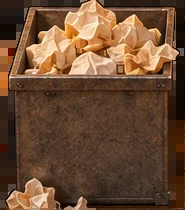
#> input picture web/art/factory/forge/ui/spitwad/occ-bin.webp, 185 x 210 px
$ python -i cut_layers.py   (imports and definitions only)
#> lines starting #> are read from the running program, lines starting #| are printed output that depends on the picture; after the words box and inside, x2 and y2 are one past the last pixel; in counts of white or black regions, pixels touching at a corner belong together
"""Spit-Wad Sniper art: cut the hiding-spot occluders out of the plate, clean the Plank faces, write the game files.

  python3 cut_layers.py            -> web/art/factory/forge/ui/spitwad/ (hall.webp, occ-*.webp, plank-*.webp, scene.json)
  python3 cut_layers.py --preview  -> also preview-*.png here: every spot with Plank fully out (check before shipping)
  python3 cut_layers.py --only a,b -> rebuild only those cut-outs (the rest keep their files; grabCut varies run to run)
  python3 cut_layers.py --check    -> only the hit check: at every spot, is at least 95% of the Plank you can see
                                      hittable with a shot in the green notch? (also run after every build)

Needs opencv-python-headless and Pillow. Inputs (this folder): hall-master.png, spots.json, plank-*-raw.png (ChatGPT
faces on a black background, the same body and position as plank-master-raw.png)."""
import glob, json, os, sys
import cv2, numpy as np
from PIL import Image, ImageOps

HERE = os.path.dirname(os.path.abspath(__file__))
OUT = os.path.join(HERE, '..', 'factory', 'forge', 'ui', 'spitwad')
F = 768 / np.tan(np.radians(25))  # the plate's camera: 1536 px tall, 50 degree vertical field of view
PLANK_BOX = None                   # the master's box: every face is cropped to it, so they swap pixel for pixel

# [45 lines left out: functions grab, poly_mask, poly_box, cut, not called in this run]

def clean_plank(path):
  """A face on a black background -> RGBA: the plank's fill, its holes filled, grown back over the black outline."""
#> called with path = '../factory/forge/ui/spitwad/occ-bin.webp'
  im = cv2.imread(path); hsv = cv2.cvtColor(im, cv2.COLOR_BGR2HSV)
#> in clean_plank, im is the input picture: shape (210, 185, 3); mean B, G, R 51.7, 75.2, 106.9
#> after `hsv = cv2.cvtColor(im, cv2.COLOR_BGR2HSV)`: hsv: shape (210, 185, 3); mean H, S, V 12.4, 141.1, 106.9
  fill = ((hsv[:, :, 2] > 90) & (hsv[:, :, 1] > 40)).astype(np.uint8) * 255
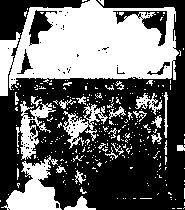
#> fill: shape (210, 185); 41.1% white; 318 white regions (288 under 20 px), largest, box (x1, y1, x2, y2) and area: (0, 0, 179, 96) 10563, (1, 155, 62, 210) 1553, (16, 101, 56, 160) 847
  n, lab, st, _ = cv2.connectedComponentsWithStats(fill); big = st[1:, cv2.CC_STAT_AREA].max()
#> after `n, lab, st, _ = cv2.connectedComponentsWithStats(fill)`:
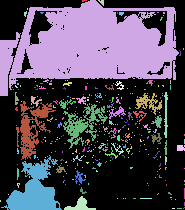
#> lab: shape (210, 185) int32; 319 distinct labels, from 0 to 318; one colour per label, 0 black
#> after `n, lab, st, _ = cv2.connectedComponentsWithStats(fill)`: n = 319; st = 319 rows, first 6: [0, 0, 185, 210, 22900], [82, 0, 5, 2, 7], [0, 0, 179, 96, 10563], [98, 0, 6, 6, 20], [27, 8, 1, 2, 2], [24, 11, 3, 6, 12]
#> after `big = st[1:, cv2.CC_STAT_AREA].max()`: big = 10563
  body = np.isin(lab, [i for i in range(1, n) if st[i, cv2.CC_STAT_AREA] > 0.01 * big]).astype(np.uint8) * 255
  body = cv2.morphologyEx(body, cv2.MORPH_CLOSE, cv2.getStructuringElement(cv2.MORPH_ELLIPSE, (31, 31)))
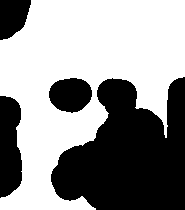
#> body: shape (210, 185); 57.9% white; 4 black regions
  cnts, _ = cv2.findContours(body, cv2.RETR_EXTERNAL, cv2.CHAIN_APPROX_NONE); solid = np.zeros_like(body); cv2.drawContours(solid, cnts, -1, 255, -1)
#> after `cnts, _ = cv2.findContours(body, cv2.RETR_EXTERNAL, cv2.CHAIN_APPROX_N`: cnts = 1 contour; box (x1, y1, x2, y2) and area: (0, 0, 185, 210) 23220
#> after `cv2.drawContours(solid, cnts, -1, 255, -1)`:
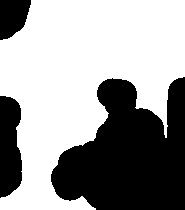
#> solid: shape (210, 185); 60.9% white; 3 black regions, box (x1, y1, x2, y2) and area: (51, 77, 185, 210) 12340, (0, 96, 22, 198) 1888, (0, 0, 31, 40) 949
  grown = cv2.dilate(solid, cv2.getStructuringElement(cv2.MORPH_ELLIPSE, (25, 25)))
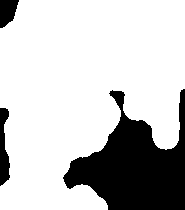
#> grown: shape (210, 185); 77.3% white; 3 black regions, box (x1, y1, x2, y2) and area: (63, 89, 185, 210) 7897, (0, 108, 10, 186) 534, (0, 0, 19, 28) 385
  alpha = np.where(solid > 0, 255, np.where((grown > 0) & (hsv[:, :, 2] < 60), 255, 0)).astype(np.uint8)
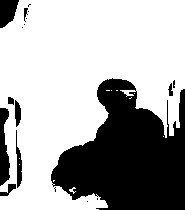
#> alpha: shape (210, 185); 67.2% white; 18 black regions (9 under 20 px), largest, box (x1, y1, x2, y2) and area: (51, 78, 185, 210) 11269, (0, 108, 10, 186) 545, (0, 0, 19, 28) 385
  alpha = cv2.GaussianBlur(cv2.morphologyEx(alpha, cv2.MORPH_OPEN, np.ones((3, 3), np.uint8)), (3, 3), 0)
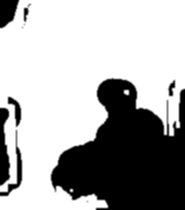
#> alpha: shape (210, 185); min 0, max 255, mean 170.6
  rgba = cv2.cvtColor(im, cv2.COLOR_BGR2BGRA); rgba[:, :, 3] = alpha
  return rgba, cv2.boundingRect((alpha > 20).astype(np.uint8))

# [7 lines left out: function plank_rect, not called in this run]

# ---------- --check: is every bit of Plank you can see hittable? A port of spitwad.js's flight and hit test.
# For each spot, with Plank fully out, every visible pixel (a 2 px grid) is shot at with the breath in the green notch;
# the shot must hit him. An occluder only counts when the game draws it over him (his spot's own cut-outs, or a nearer
# one his box overlaps), the same rule spitwad.js uses to draw and to test. Fails under 95% at any spot.
CHECK_MIN = 95.0
# [146 lines left out: functions check, main, preview, not called in this run]

# [1 line not run here, left out]

>>> result = clean_plank('../factory/forge/ui/spitwad/occ-bin.webp')

$ run again, on web/art/factory/forge/ui/spitwad/occ-pipe.webp
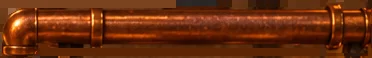
#> input picture web/art/factory/forge/ui/spitwad/occ-pipe.webp, 372 x 58 px
#> in clean_plank, im is the input picture: shape (58, 372, 3); mean B, G, R 14.3, 45, 105.8
#> hsv: shape (58, 372, 3); mean H, S, V 10.2, 224.8, 105.8
#> fill: shape (58, 372); 67.7% white; 51 black regions (27 under 20 px), largest, box (x1, y1, x2, y2) and area: (19, 8, 372, 58) 4508, (161, 0, 232, 10) 588, (247, 0, 288, 11) 403
#> in clean_plank, `n, lab, st, _ = cv2.connectedComponentsWithStats(fill)`:
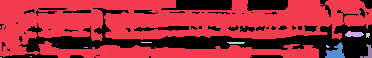
#> lab: shape (58, 372) int32; 13 distinct labels, from 0 to 12; one colour per label, 0 black
#> n = 13; st = 13 rows, first 6: [0, 0, 372, 58, 6978], [0, 0, 372, 58, 14190], [345, 31, 19, 6, 84], [366, 33, 4, 5, 17], [141, 42, 11, 1, 11], [227, 42, 18, 2, 33]
#> big = 14190
#> cnts = 1 contour; box (x1, y1, x2, y2) and area: (0, 0, 372, 58) 20288
#> grown: shape (58, 372); 98.6% white; 1 black region, box (x1, y1, x2, y2) and area: (354, 38, 372, 58) 303
#> in clean_plank, `rgba[:, :, 3] = alpha`:
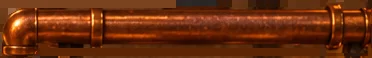
#> rgba: shape (58, 372, 4); mean B, G, R, A 14.3, 45, 105.8, 247.2

$ run again, on web/art/factory/forge/ui/spitwad/occ-rollL.webp
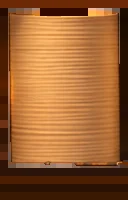
#> input picture web/art/factory/forge/ui/spitwad/occ-rollL.webp, 128 x 200 px
#> in clean_plank, im is the input picture: shape (200, 128, 3); mean B, G, R 49.4, 95.6, 153.1
#> hsv: shape (200, 128, 3); mean H, S, V 12.8, 187.9, 153.1
#> fill: shape (200, 128); 72.3% white; 14 black regions (7 under 20 px), largest, box (x1, y1, x2, y2) and area: (0, 128, 128, 200) 4388, (119, 8, 128, 162) 1279, (0, 8, 8, 120) 891
#> lab: shape (200, 128) int32; 3 distinct labels, from 0 to 2
#> n = 3; st = [[0, 8, 128, 192, 7082], [0, 0, 128, 168, 18469], [0, 152, 7, 7, 49]]
#> big = 18469
#> cnts = 1 contour; box (x1, y1, x2, y2) and area: (0, 0, 128, 168) 21186
#> grown: shape (200, 128); 89.9% white; 1 black region, box (x1, y1, x2, y2) and area: (0, 177, 128, 200) 2583
#> in clean_plank, `rgba[:, :, 3] = alpha`:
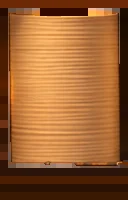
#> rgba: shape (200, 128, 4); mean B, G, R, A 49.4, 95.6, 153.1, 224.3
